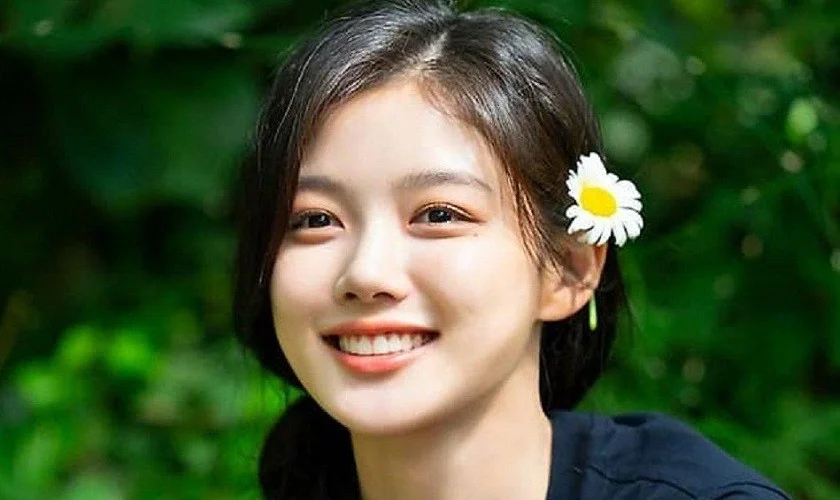
#> input picture Thiet_ke_thuat_toan/happy_light.jpg.webp, 840 x 500 px
$ jupyter execute taoAnhToi.ipynb
#> lines starting #> are read from the running program, lines starting #| are printed output that depends on the picture
[cell 1]
import cv2
import numpy as np
import matplotlib.pyplot as plt

# Đọc ảnh đầu vào (ảnh sáng)
image = cv2.imread('happy_light.jpg.webp')  # Thay bằng đường dẫn ảnh của bạn
#> image is the input picture: shape (500, 840, 3); mean B, G, R 50.4, 84.7, 67.9
image = cv2.cvtColor(image, cv2.COLOR_BGR2RGB)  # Chuyển BGR → RGB để hiển thị đúng màu

# Tạo ảnh tối bằng cách giảm độ sáng (giảm giá trị pixel)
dark_image = (image * 0.3).astype(np.uint8)  # Hệ số 0.3 làm ảnh tối hơn
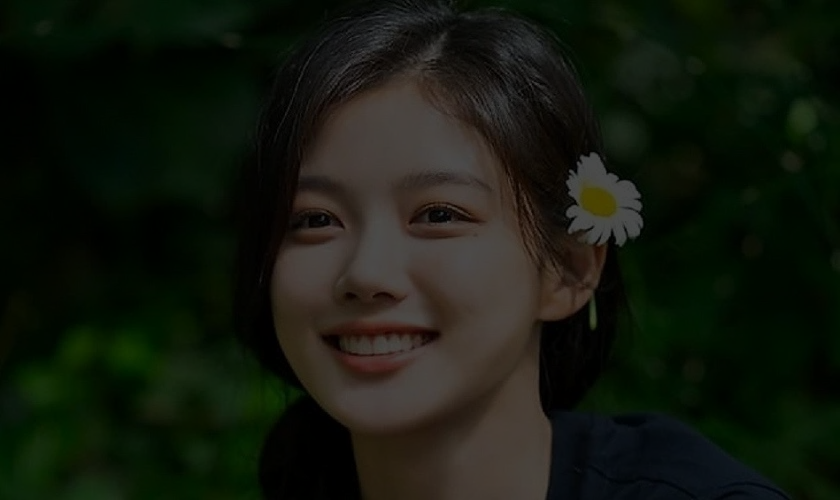
#> dark_image: shape (500, 840, 3); mean R, G, B 19.9, 25, 14.7

# Hiển thị 2 ảnh nằm ngang
plt.figure(figsize=(10, 5))

# Ảnh tối (bên trái)
plt.subplot(1, 2, 1)
plt.imshow(dark_image)
plt.title('Ảnh tối')
plt.axis('off')

# Ảnh gốc (sáng - bên phải)
plt.subplot(1, 2, 2)
plt.imshow(image)
plt.title('Ảnh đầy đủ sáng')
plt.axis('off')

plt.tight_layout()
plt.show()
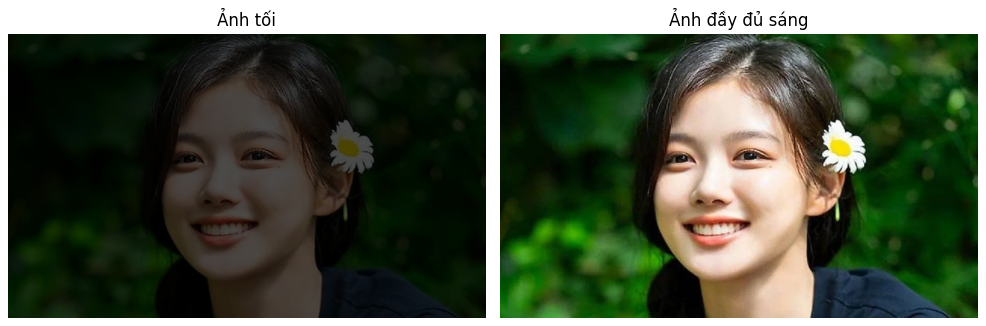
#> figure drawn by matplotlib, 2 panels

[cell 2]
import matplotlib.pyplot as plt

# Dữ liệu
models = ['EnlightenGAN', 'RetinexNet', 'MobileNetV3-Small']
parameters = [50, 30, 2.5]  # triệu tham số

# Màu sắc tùy theo mức độ nặng
colors = ['red', 'orange', 'green']

# Vẽ biểu đồ cột
plt.figure(figsize=(8, 6))
bars = plt.bar(models, parameters, color=colors)

# Thêm giá trị lên đỉnh cột
for bar, param in zip(bars, parameters):
    plt.text(bar.get_x() + bar.get_width() / 2, bar.get_height() + 1,
             f'{param}M', ha='center', fontsize=11)

# Cài đặt trục
plt.ylabel('Số lượng tham số (triệu)')
plt.title('So sánh mức độ phức tạp của các mô hình')

# Thêm ghi chú hoặc nhấn mạnh
plt.figtext(0.5, 0.01, '→ GAN/Retinex quá nặng, không phù hợp với thiết bị nhúng.',
            ha='center', fontsize=11, color='gray')

plt.grid(axis='y', linestyle='--', alpha=0.4)
plt.tight_layout()
plt.show()
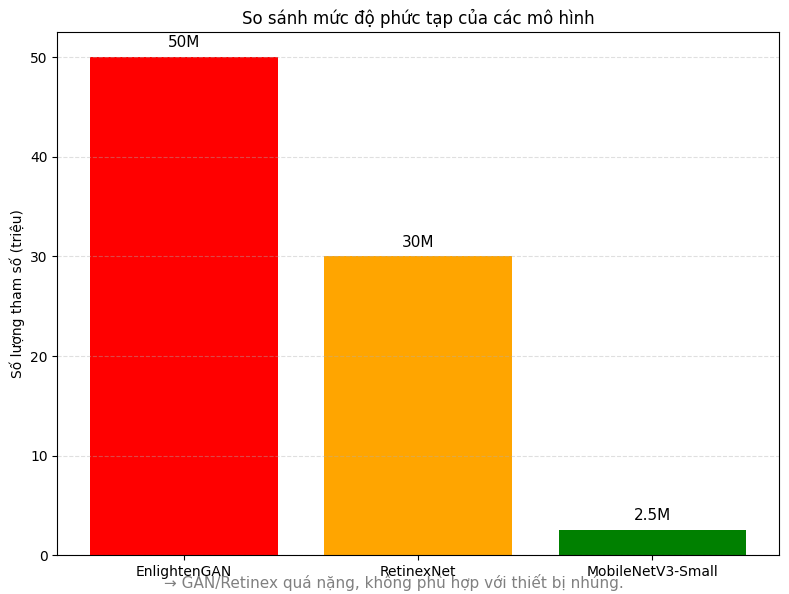
#> figure drawn by matplotlib, 1 panel; tallest bar 50 high, from x = -0.4 to 0.4

$ run again, with Thiet_ke_thuat_toan/01.jpg saved as Thiet_ke_thuat_toan/happy_light.jpg.webp
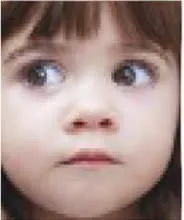
#> input picture Thiet_ke_thuat_toan/01.jpg, 184 x 220 px
#> image is the input picture: shape (220, 184, 3); mean B, G, R 132.3, 137.8, 161.8
#> `dark_image = (image * 0.3).astype(np.uint8)`:
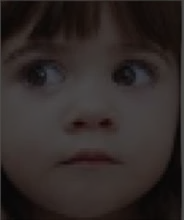
#> dark_image: shape (220, 184, 3); mean R, G, B 48.1, 40.9, 39.2
#> `plt.show()`:
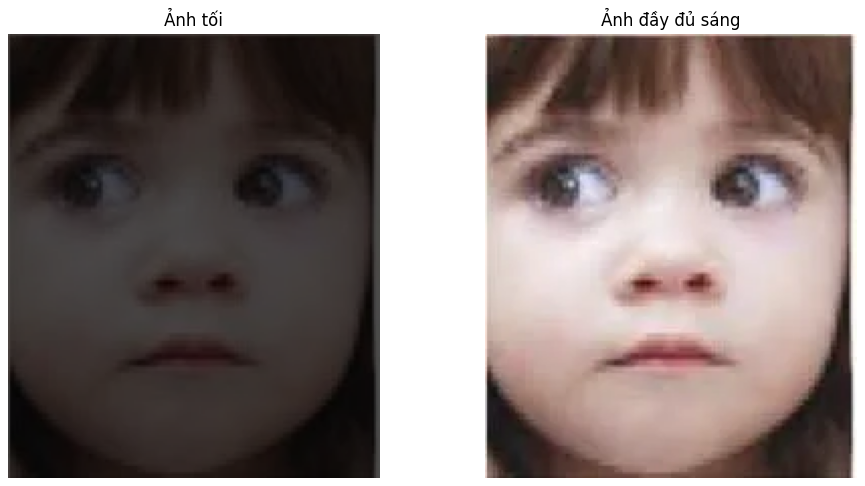
#> figure drawn by matplotlib, 2 panels
